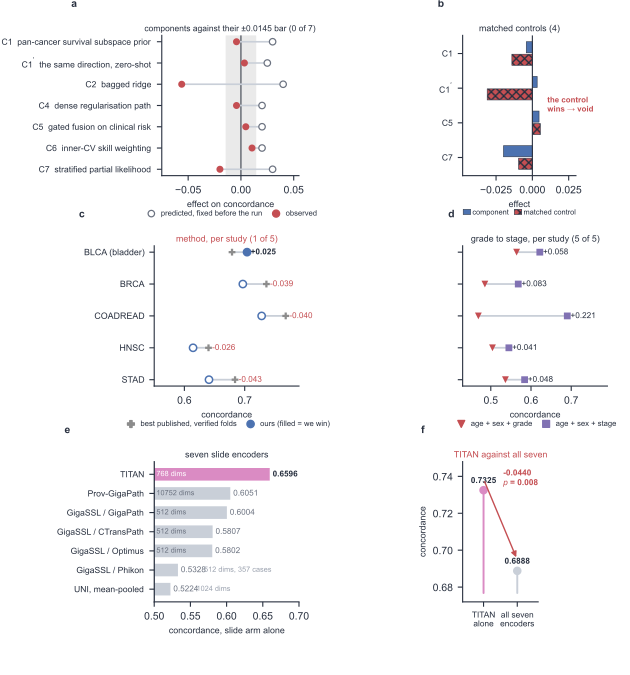

The script that saved this image:
#!/usr/bin/env python3
"""Supplementary Figure S1 -- the development campaign, its generalisation and its representations.

Three thin two-panel figures used to carry this. Measured against the rest of the package they were
the loosest displays in it: the largest empty horizontal band ran to 14% of one figure's height and
another used only 83% of its width. Six panels on one page, three across, is the same content at
roughly twice the density, and it puts the three questions a reader asks about the campaign in one
place instead of three.

  a  the seven components against the bar each was pre-registered to clear. None cleared it.
  b  the four that carry a matched control, with the control drawn beside the effect.
  c  ModRank against the best published entry per study. Bladder wins, four of five lose.
  d  the one-column swap, grade to stage, in the same five studies. Five of five.
  e  seven slide encoders scored as single arms on identical cases and folds.
  f  TITAN alone against a pool of all seven, paired on cases. The pool is significantly worse.
"""

from __future__ import annotations

import json
import os
import sys

import matplotlib.patches as mpatches
import matplotlib.pyplot as plt
import numpy as np

HERE = os.path.dirname(os.path.abspath(__file__))
sys.path.insert(0, HERE)
import style                                        # noqa: E402

ROOT = os.path.abspath(os.path.join(HERE, "..", ".."))
RES = os.path.join(ROOT, "experiments", "20260817-blca-confirm", "results")
CS = json.load(open(os.path.join(RES, "component-slate.json")))
ABL = json.load(open(os.path.join(RES, "ablation-generalisation.json")))
WG = json.load(open(os.path.join(RES, "why-grade-fails.json")))
M = json.load(open(os.path.join(ROOT, "development", "s5-results", "multi.json")))

style.apply()
C, INK, LAD = style.ROLE, style.INK, style.LADDER

FIGW, FIGH = 6.30, 6.75   # width back to 160 mm (PI correction 2026-09-27: the SI text block is
# 453.6 pt / 160 mm and every figure must insert at scale 1.0000, so 180 mm is wrong here even
# though it is a valid Nature artwork width in the abstract). Height +0.30 in stays: it gives the
# six stacked panel-row legends genuine clearance from the panel titles directly below them
# (a pre-existing collision, independent of width) instead of a 1-2 px margin.
fig = plt.figure(figsize=(FIGW, FIGH))
# TWO across, not three. The panels carry long row labels (component names, study names, encoder
# names) and three columns on a 6.3 in canvas leaves 2.1 in each, of which the labels alone want
# 1.3. Two columns at 3.15 in is the tightest packing these six panels actually fit into.
RH = 0.208
COL = {"L": 0.245, "R": 0.735}
ROW = {0: 0.740, 1: 0.428, 2: 0.108}
axa = fig.add_axes([COL["L"] + 0.012, ROW[0], 0.218, RH])
axb = fig.add_axes([COL["R"], ROW[0], 0.180, RH])
axc = fig.add_axes([COL["L"], ROW[1], 0.230, RH])
axd = fig.add_axes([COL["R"], ROW[1], 0.230, RH])
axe = fig.add_axes([COL["L"], ROW[2], 0.230, RH])
axf = fig.add_axes([COL["R"], ROW[2], 0.120, RH])

comps_1 = list(reversed(CS["components"]))
y_1 = np.arange(len(comps_1))
BAR_1 = CS["bar"]

# =========================================================================== a  predicted vs got
for yi, c in zip(y_1, comps_1):
    axa.plot([c["predicted"], c["observed"]], [yi, yi], color="#C9CFD8", lw=1.2, zorder=1,
             solid_capstyle="round")
    axa.scatter([c["predicted"]], [yi], s=22, facecolor="#FFFFFF", edgecolor="#6B7280",
                linewidth=0.9, zorder=3)
    axa.scatter([c["observed"]], [yi], s=26, color=C["competitor"], zorder=4, edgecolor="none")
axa.axvline(0, color=INK, lw=0.8, zorder=0)
axa.axvspan(-BAR_1, BAR_1, color=C["published"], alpha=0.18, lw=0, zorder=0)
axa.set_yticks(y_1)
axa.set_yticklabels(["%s  %s" % (c["id"], c["label"]) for c in comps_1], fontsize=6.2)
axa.set_xlim(-0.075, 0.055)
axa.set_xlabel("effect on concordance", fontsize=6.4)
axa.scatter([], [], s=22, facecolor="#FFFFFF", edgecolor="#6B7280", linewidth=0.9,
            label="predicted, fixed before the run")
axa.scatter([], [], s=26, color=C["competitor"], label="observed")
axa.legend(fontsize=5.5, loc="upper center", bbox_to_anchor=(0.5, -0.21), ncol=2,
           handletextpad=0.25, columnspacing=0.8, borderpad=0.08, labelspacing=0.15)
# The shaded band's own width used to be a floating annotation (mathtext "\pm" first, Cmsy10 per
# Gate G47; then rotated inside the plot, where its seven rows and their connecting lines leave no
# position it does not sit on top of at this axis's scale). Folded into the title instead -- the one
# place already known to be clear of every row -- rather than re-fought as a fourth position.
n_clear_1 = sum(1 for c in comps_1 if c["observed"] > BAR_1)
axa.set_title("components against their ±%.4f bar (%d of %d)" % (BAR_1, n_clear_1,
                                                                      len(comps_1)),
              fontsize=6.1, pad=3)

# =========================================================================== b  the controls
withc_1 = [c for c in comps_1 if c["control"] is not None]
yb_1 = np.arange(len(withc_1))
for yi, c in zip(yb_1, withc_1):
    axb.barh([yi + 0.18], [c["observed"]], height=0.32, facecolor=C["ours"],
             hatch=style.ROLE_HATCH["ours"], edgecolor=style.ROLE_EDGE["ours"], linewidth=0.4)
    axb.barh([yi - 0.18], [c["control"]], height=0.32, facecolor=C["competitor"],
             hatch=style.ROLE_HATCH["competitor"], edgecolor=style.ROLE_EDGE["competitor"],
             linewidth=0.4)
axb.axvline(0, color=INK, lw=0.8)
axb.set_yticks(yb_1)
axb.set_yticklabels([c["id"] for c in withc_1], fontsize=6.2)
axb.set_xlabel("effect", fontsize=6.4)
axb.set_xlim(-0.048, 0.030)   # room on the right for the void annotation
import matplotlib.patches as mpatches
axb.legend(handles=[mpatches.Patch(facecolor=C["ours"], hatch=style.ROLE_HATCH["ours"],
                                   edgecolor=style.ROLE_EDGE["ours"], linewidth=0.4,
                                   label="component"),
                    mpatches.Patch(facecolor=C["competitor"], hatch=style.ROLE_HATCH["competitor"],
                                   edgecolor=style.ROLE_EDGE["competitor"], linewidth=0.4,
                                   label="matched control")],
           fontsize=5.3, loc="upper center", bbox_to_anchor=(0.5, -0.21), ncol=2,
           handlelength=1.0, handletextpad=0.25, columnspacing=0.8, borderpad=0.08, labelspacing=0.15)
# a control above a NEGATIVE effect is a component that simply failed, not a void. Only a
# positive effect that its own control beats is void, and `status` is what the gate assigned.
void_on_control = [c for c in withc_1
                   if c["status"] == "void" and c["observed"] > 0 and c["control"] > c["observed"]]
assert void_on_control, "panel b exists to show a control beating its component; none does"
for c in void_on_control:
    yi = list(withc_1).index(c)
    axb.annotate("the control\nwins → void", (c["control"], yi),
                 textcoords="offset points", xytext=(5, 13), fontsize=5.7, ha="left",
                 va="center", color=C["competitor"], fontweight="bold", linespacing=1.25)
axb.set_title("matched controls (%d)" % len(withc_1), fontsize=6.4, pad=3)

NAME_2 = {"blca": "BLCA (bladder)", "brca": "BRCA", "coadread": "COADREAD", "hnsc": "HNSC",
        "stad": "STAD"}
GEN_2 = ABL["A_generalisation"]["cohorts"]
order_2 = [k for k in ("blca", "brca", "coadread", "hnsc", "stad") if k in GEN_2]
assert len(order_2) == 5, "the benchmark covers five studies; found %d" % len(order_2)

# =========================================================================== a  does it travel
y_2 = np.arange(len(order_2))[::-1]
won_2 = 0
for yi, k in zip(y_2, order_2):
    g = GEN_2[k]
    # "verified" is PER STUDY: DIMAF ships split files for bladder only, so its value is verified
    # there and nowhere else (fixed 2026-09-11). The results file carries the corrected value since
    # amendment A2 regenerated it, so the recomputation must now agree for every study.
    _ok = {"SurvPath", "PIBD", "DIMAF"} if k == "blca" else {"SurvPath", "PIBD"}
    best = max(v for m, v in g["published"].items() if m in _ok)
    ours = g["primary_mean_over_seeds"]
    assert abs(best - g["best_published_verified_folds"]) < 1e-9, k
    beat = ours > best
    won_2 += beat
    axc.plot([best, ours], [yi, yi], color="#C9CFD8", lw=1.3, zorder=1, solid_capstyle="round")
    axc.scatter([best], [yi], s=24, color=C["published"], marker=style.ROLE_MARKER["published"],
                zorder=3, edgecolor="none")
    axc.scatter([ours], [yi], s=28, zorder=4, marker=style.ROLE_MARKER["ours"],
                edgecolor=C["ours"], linewidth=1.1, color=C["ours"] if beat else "#FFFFFF")
    axc.text(max(ours, best) + 0.006, yi, "%+.3f" % (ours - best), va="center", fontsize=5.9,
             color=INK if beat else C["competitor"], fontweight="bold" if beat else "normal")
axc.set_yticks(y_2)
axc.set_yticklabels([NAME_2[k] for k in order_2], fontsize=6.4)
axc.set_xlim(0.55, 0.79)
axc.set_xlabel("concordance", fontsize=6.4)
axc.scatter([], [], s=24, color=C["published"], marker=style.ROLE_MARKER["published"],
            label="best published, verified folds")
axc.scatter([], [], s=28, color=C["ours"], marker=style.ROLE_MARKER["ours"],
            label="ours (filled = we win)")
axc.legend(fontsize=5.5, loc="upper center", bbox_to_anchor=(0.5, -0.21), ncol=2,
           handletextpad=0.25, columnspacing=0.8, borderpad=0.08, labelspacing=0.15)
axc.set_title("method, per study (%d of %d)" % (won_2, len(order_2)), fontsize=6.4, pad=3,
              color=C["competitor"] if won_2 < len(order_2) else INK)

# =========================================================================== b  does the defect
swon_2 = 0
for yi, k in zip(y_2, order_2):
    co = WG["cohorts"][k]
    g, s = co["c_age_sex_grade"], co["c_age_sex_stage"]
    swon_2 += s > g
    axd.plot([g, s], [yi, yi], color="#C9CFD8", lw=1.3, zorder=1, solid_capstyle="round")
    axd.scatter([g], [yi], s=24, color=C["competitor"], marker=style.ROLE_MARKER["competitor"],
                zorder=3, edgecolor="none")
    axd.scatter([s], [yi], s=24, color=C["clinical"], marker=style.ROLE_MARKER["clinical"],
                zorder=3, edgecolor="none")
    axd.text(s + 0.008, yi, "+%.3f" % (s - g), va="center", fontsize=5.9, color=INK)
axd.set_yticks(y_2)
axd.set_yticklabels([])
axd.set_xlim(0.43, 0.79)
axd.set_xlabel("concordance", fontsize=6.4)
axd.scatter([], [], s=24, color=C["competitor"], marker=style.ROLE_MARKER["competitor"],
            label="age + sex + grade")
axd.scatter([], [], s=24, color=C["clinical"], marker=style.ROLE_MARKER["clinical"],
            label="age + sex + stage")
axd.legend(fontsize=5.5, loc="upper center", bbox_to_anchor=(0.5, -0.21), ncol=2,
           handletextpad=0.25, columnspacing=0.8, borderpad=0.08, labelspacing=0.15)
axd.set_title("grade to stage, per study (%d of %d)" % (swon_2, len(order_2)), fontsize=6.4, pad=3)

PRETTY_3 = {"wsi_titan": "TITAN", "wsi_provgigapath": "Prov-GigaPath",
          "wsi_gigassl_gigapath": "GigaSSL / GigaPath",
          "wsi_gigassl_ctranspath": "GigaSSL / CTransPath",
          "wsi_gigassl_optimus": "GigaSSL / Optimus",
          "wsi_gigassl_phikon": "GigaSSL / Phikon",
          "wsi_uni_meanpool": "UNI, mean-pooled"}
arms_3 = [(PRETTY_3[k], v, M["cases_covered_per_encoder"][k], M["blocks"][k])
        for k, v in M["single_arms"].items() if k in PRETTY_3]
arms_3.sort(key=lambda r: r[1])
assert len(arms_3) == 7, "seven slide encoders were scored; found %d" % len(arms_3)

# =========================================================================== a  single arms_3
y_3 = np.arange(len(arms_3))
for yi, (name, v, n, dim) in enumerate(arms_3):
    lead = name == "TITAN"
    axe.barh([yi], [v], color=C["slide"] if lead else "#C9CFD8", height=0.66, edgecolor="none")
    axe.text(v + 0.004, yi, "%.4f" % v, va="center", fontsize=5.9,
             fontweight="bold" if lead else "normal", color=INK if lead else "#6B7280")
    # inside the bar only when the bar is long enough to hold it; otherwise after the value, or
    # the two shortest bars_3 overprint their own numbers
    inside = v > 0.545
    axe.text(0.503 if inside else v + 0.036, yi,
             "%d dims" % dim + ("" if n == 359 else ", %d cases" % n), va="center",
             fontsize=5.3, color=("#FFFFFF" if lead else "#6B7280") if inside else "#9AA1AE")
axe.axvline(0.5, color=INK, lw=0.8, zorder=3)
axe.set_yticks(y_3)
axe.set_yticklabels([a[0] for a in arms_3], fontsize=6.2)
axe.set_xlim(0.50, 0.70)
axe.set_xlabel("concordance, slide arm alone", fontsize=6.4)
axe.set_title("seven slide encoders", fontsize=6.4, pad=3)

# =========================================================================== b  the ensemble
VS_3 = M["vs_single_encoder_baseline"]
pb_3 = VS_3["paired_bootstrap"]
bars_3 = [("TITAN\nalone", VS_3["titan_only_arm"], C["slide"]),
        ("all seven\nencoders", VS_3["six_encoder_arm"], "#C9CFD8")]
xs_3 = np.arange(len(bars_3))
_floor_3 = min(b[1] for b in bars_3) - 0.012
for x, b in zip(xs_3, bars_3):
    axf.plot([x, x], [_floor_3, b[1]], color=b[2], lw=1.4, zorder=2, solid_capstyle="round")
    axf.scatter([x], [b[1]], s=38, color=b[2], zorder=3, edgecolor="none")
    axf.text(x, b[1] + 0.003, "%.4f" % b[1], ha="center", va="bottom", fontsize=6.0,
             fontweight="bold")
axf.set_xticks(xs_3)
axf.set_xticklabels([b[0] for b in bars_3], fontsize=6.0)
axf.set_xlim(-0.62, 1.62)
axf.set_ylim(0.672, 0.748)
axf.set_ylabel("concordance", fontsize=6.4)
assert pb_3["mean"] < 0 and pb_3["p_two_sided"] < 0.05, (
    "this panel exists to show the ensemble losing SIGNIFICANTLY; it does not")
axf.annotate("", xy=(1, VS_3["six_encoder_arm"] + 0.006), xytext=(0, VS_3["titan_only_arm"] + 0.006),
             arrowprops=dict(arrowstyle="-|>", color=C["competitor"], lw=1.0, mutation_scale=8))
# the delta label sits to the RIGHT of the arrow, not above it: va="bottom" at the top of the
# data range pushes text out of the axes and into the title.
axf.text(0.58, VS_3["titan_only_arm"] + 0.006, "%.4f\n$p$ = %.3f" % (pb_3["mean"], pb_3["p_two_sided"]),
         ha="left", va="center", fontsize=6.0, color=C["competitor"], fontweight="bold",
         linespacing=1.3)
axf.set_title("TITAN against all seven", fontsize=6.4, pad=3, color=C["competitor"])


for tag, ax, dx in (("a", axa, -0.66), ("b", axb, -0.22), ("c", axc, -0.52),
                    ("d", axd, -0.10), ("e", axe, -0.62), ("f", axf, -0.55)):
    ax.text(dx, 1.26, tag, transform=ax.transAxes, fontsize=7.5, fontweight="bold", color=INK,
            ha="left", va="top")

style.save(fig, os.path.join(HERE, "figS1_campaign.pdf"))
print("wrote figS1_campaign.pdf   %.2f x %.2f in" % (FIGW, FIGH))
print("  %d components, %d studies, %d encoders" % (len(comps_1), len(order_2), len(arms_3)))
